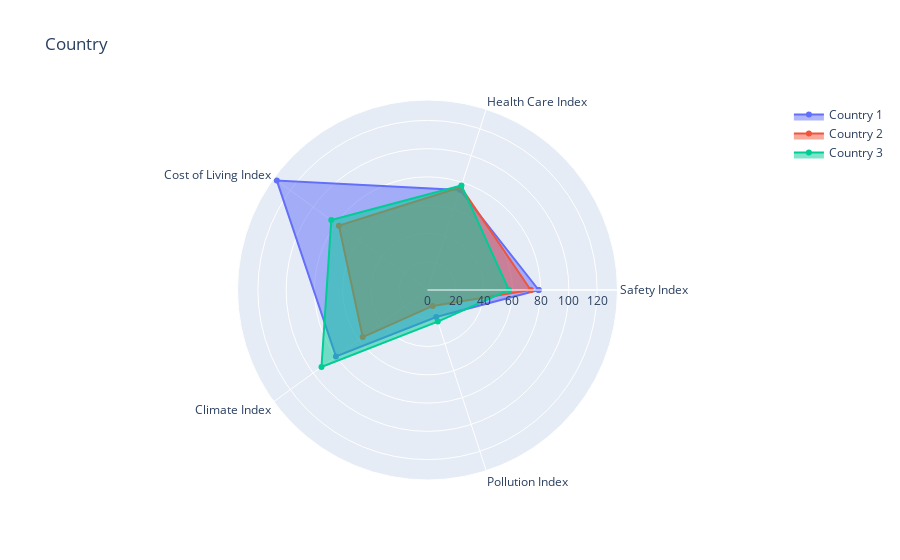

Notebook source saved alongside this figure:
### Code cell
import plotly.graph_objects as go
import plotly.offline as pyo

categories = ['Safety Index', 'Health Care Index', 'Cost of Living Index', 'Climate Index','Pollution Index']
categories = [*categories, categories[0]]

country_1 = Row_list[0]
country_2 = Row_list[3]
country_3 = Row_list[5]
country_1 = [*country_1, country_1[0]]
country_2 = [*country_2, country_2[0]]
country_3 = [*country_3, country_3[0]]


fig = go.Figure(
    data=[
        go.Scatterpolar(r=country_1, theta=categories, fill='toself', name='Country 1'),
        go.Scatterpolar(r=country_2, theta=categories, fill='toself', name='Country 2'),
        go.Scatterpolar(r=country_3, theta=categories, fill='toself', name='Country 3')
    ],
    layout=go.Layout(
        title=go.layout.Title(text='Country'),
        polar={'radialaxis': {'visible': True}},
        showlegend=True
    )
)

#pyo.plot(fig)

fig.show()

### Figure 1 — Plotly figure (JSON) as saved in the notebook; plotly's stock layout.template omitted (floating-point values rounded to 4 significant figures)
{"data": [{"fill": "toself", "name": "Country 1", "r": [78.65, 74.47, 131.8, 80.05, 20.09, 78.65], "theta": ["Safety Index", "Health Care Index", "Cost of Living Index", "Climate Index", "Pollution Index", "Safety Index"], "type": "scatterpolar"}, {"fill": "toself", "name": "Country 2", "r": [72.99, 76.4, 77.46, 56.64, 11.86, 72.99], "theta": ["Safety Index", "Health Care Index", "Cost of Living Index", "Climate Index", "Pollution Index", "Safety Index"], "type": "scatterpolar"}, {"fill": "toself", "name": "Country 3", "r": [57.56, 77.71, 84.14, 92.7, 23.48, 57.56], "theta": ["Safety Index", "Health Care Index", "Cost of Living Index", "Climate Index", "Pollution Index", "Safety Index"], "type": "scatterpolar"}], "layout": {"polar": {"radialaxis": {"visible": true}}, "showlegend": true, "title": {"text": "Country"}}}
